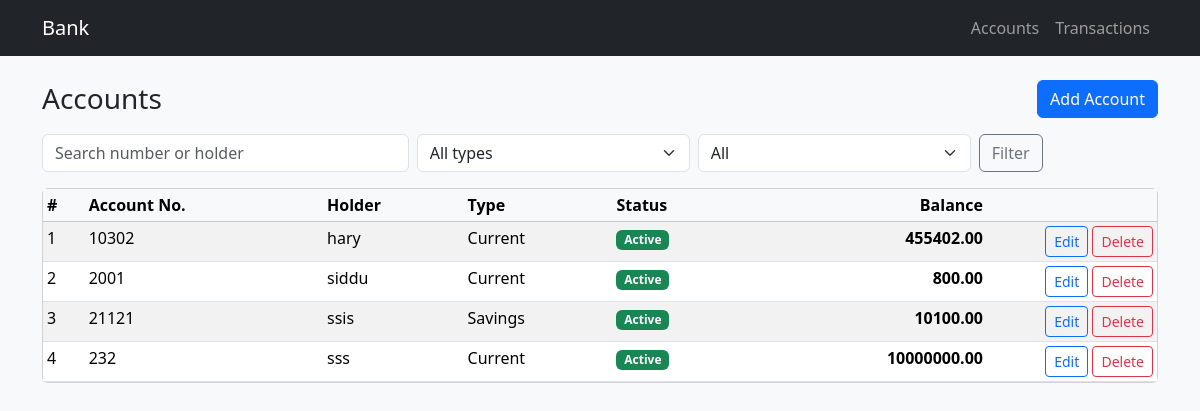
Screenshot of /BS/accounts/ with the database file from the repository.
### BankSystem/models.py (models this page shows, shortened)
class Account(models.Model):
    ACCOUNT_TYPES = [
        ("SAVINGS", "Savings"),
        ("CURRENT", "Current"),
    ]
    account_number = models.CharField(max_length=30, unique=True)
    holder_name = models.CharField(max_length=120)
    account_type = models.CharField(max_length=10, choices=ACCOUNT_TYPES, default="SAVINGS")
    balance = models.DecimalField(max_digits=14, decimal_places=2, default=Decimal("0.00"))
    is_active = models.BooleanField(default=True)
    created_at = models.DateTimeField(default=timezone.now)
    updated_at = models.DateTimeField(auto_now=True)
    class Meta:
        ordering = ["account_number"]

### BankSystem/views.py (the view)
# urls.py: path("accounts/", views.account_list, name="account_list"),
def account_list(request):
    search = request.GET.get("search", "").strip()
    acc_type = request.GET.get("type", "").strip()
    active = request.GET.get("active", "")
    qs = Account.objects.all()
    if search:
        qs = qs.filter(
            Q(account_number__icontains=search) |
            Q(holder_name__icontains=search)
        )
    if acc_type:
        qs = qs.filter(account_type=acc_type)
    if active in ("true", "false"):
        qs = qs.filter(is_active=(active == "true"))
    return render(request, "BankSystem/account_list.html", {
        "accounts": qs,
        "search": search,
        "acc_type": acc_type,
        "active": active,
    })

### templates/BankSystem/account_list.html (shortened to what this page needs)
{% extends "BankSystem/_base.html" %}
{% block content %}
<div class="d-flex justify-content-between align-items-center mb-3">
  <h3 class="mb-0">Accounts</h3>
  <a class="btn btn-primary" href="{% url 'banksystem:account_create' %}">Add Account</a>
</div>
<form method="get" class="row g-2 mb-3">
  <div class="col-sm-4">
    <input class="form-control" type="search" name="search" value="{{ search }}" placeholder="Search number or holder">
  </div>
  <div class="col-sm-3">
    <select class="form-select" name="type">
      <option value="">All types</option>
    </select>
  </div>
  <div class="col-sm-3">
    <select class="form-select" name="active">
      <option value="">All</option>
    </select>
  </div>
  <div class="col-auto">
    <button class="btn btn-outline-secondary">Filter</button>
  </div>
</form>
<div class="card">
  <div class="table-responsive">
    <table class="table table-sm table-striped mb-0">
      <thead class="table-light">
        <tr>
          <th>#</th>
          <th>Account No.</th>
          <th>Holder</th>
          <th>Type</th>
          <th>Status</th>
          <th class="text-end">Balance</th>
          <th style="width:170px"></th>
        </tr>
      </thead>
      <tbody>
        {% for a in accounts %}
        <tr>
          <td>{{ forloop.counter }}</td>
          <td>{{ a.account_number }}</td>
          <td>{{ a.holder_name }}</td>
          <td>{{ a.get_account_type_display }}</td>
          <td>
            {% if a.is_active %}
              <span class="badge text-bg-success">Active</span>
            {% else %}
              <span class="badge text-bg-secondary">Inactive</span>
            {% endif %}
          </td>
          <td class="text-end"><strong>{{ a.balance }}</strong></td>
          <td class="text-end">
            <a class="btn btn-sm btn-outline-primary" href="{% url 'banksystem:account_update' a.pk %}">Edit</a>
            <a class="btn btn-sm btn-outline-danger" href="{% url 'banksystem:account_delete' a.pk %}">Delete</a>
          </td>
        </tr>
        {% empty %}
        <tr><td colspan="7" class="text-center text-muted py-4">No accounts found.</td></tr>
        {% endfor %}
      </tbody>
    </table>
  </div>
</div>
{% endblock %}

### rows the page displays
Account: account_number "10302", holder_name "hary", account_type "Current", is_active "Active", balance "455402.00"
Account: account_number "2001", holder_name "siddu", account_type "Current", is_active "Active", balance "800.00"
Account: account_number "21121", holder_name "ssis", account_type "Savings", is_active "Active", balance "10100.00"
Account: account_number "232", holder_name "sss", account_type "Current", is_active "Active", balance "10000000.00"
